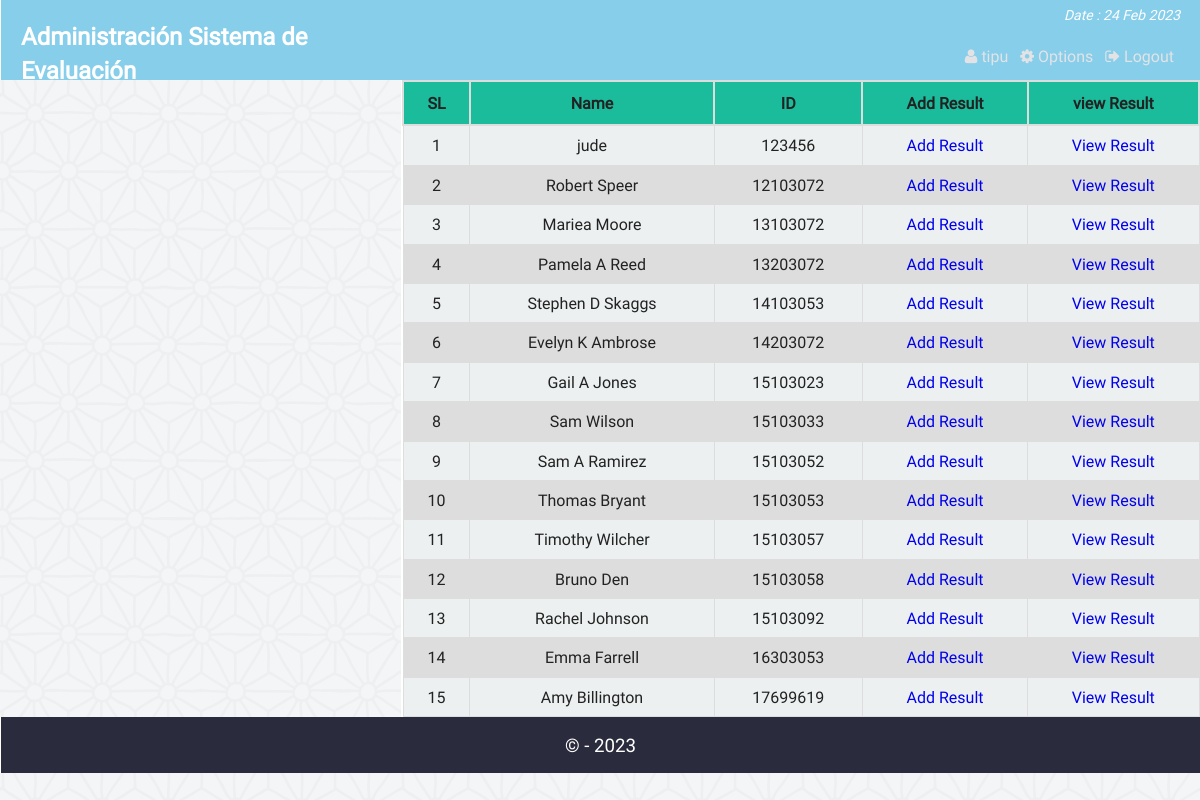
The app's page /st_result.php (signed in) with its own data.
### tables this page shows
CREATE TABLE `st_info` (
  `st_id` INTEGER,
  `name` varchar(100) NOT NULL,
   `lastname` VARCHAR(100),
   `cedula` VARCHAR(10), 
   `titulo` VARCHAR(500),
   `cargo` VARCHAR(500),
   `estado` integer,
  `password` varchar(32) NOT NULL,
  `email` varchar(50) NOT NULL,
  `bday` date NOT NULL,
  `program` varchar(10) NOT NULL,
  `contact` varchar(20) NOT NULL,
  `gender` varchar(10) NOT NULL,
  `address` varchar(255) NOT NULL,
  `img` varchar(255) DEFAULT NULL
   
);

### php/functions.php (called while the page is built, shortened)
<?php
class login_registration_class{
	public function get_all_student(){
		global $conn;
		$sql = "select * from st_info order by st_id ASC";
		$query = $conn->query($sql);
		return $query;
	}
};
?>

### st_result.php (the view, shortened to what this page needs)
<?php
	require "php/config.php";
	require_once "php/functions.php";
	$user = new login_registration_class();
?>
<?php
include "php/headertop_admin.php";
?>
<div class="all_student fix">
		<table class="tab_one" style="text-align:center;">
			<tr>
				<th style="text-align:center;">SL</th>
				<th style="text-align:center;">Name</th>
				<th style="text-align:center;">ID</th>
				<th style="text-align:center;">Add Result</th>
				<th style="text-align:center;">view Result</th>
			</tr>
			<?php
			$i=0;
				$alluser = $user->get_all_student();
				while($rows = $alluser->fetch_assoc()){
				$i++;
		?>
			<tr>
				<td><?php echo $i;?></td>
				<td><?php echo $rows['name'];?></td>
				<td><?php echo $rows['st_id'];?></td>
				<td><a href="add_result.php?ar=<?php echo $rows['st_id']; ?>&vn=<?php echo $rows['name'];?>">Add Result</a></td>
				<td><a href="view_result.php?vr=<?php echo $rows['st_id']; ?>&vn=<?php echo $rows['name'];?>">View Result</a></td>
			</tr>
			<?php } ?>
		</table>
</div>
<?php include "php/footerbottom.php";?>

### css/main.css (style rules this page uses)
html { color: #222; font-size: 1em; line-height: 1.4; }
a { text-decoration:none; }
.fix { overflow:hidden; }
body { font-family:roboto !important; background:url(../img/ptrn.png) repeat fixed; }
.st_reg th, td { padding: 8px; }
table.tab_one { width:100%; }
table.tab_one th { background:#1abc9c; padding:10px; font-weight:bold; text-align:left; }
table.tab_one td { border:1px solid #ddd; padding:8px; }
table.tab_one td a { text-decoration:none; }
table.tab_one tr:nth-child(odd) { background:#ddd; }
table.tab_one tr:nth-child(even) { background:#ecf0f1; }
.all_student { min-height:450px; }
table.att_tab tr,td,th { border:2px solid #ddd; border-collapse:collapse; padding:8px; }

### records on screen
st_info: name "jude", st_id "123456"
st_info: name "Robert Speer", st_id "12103072"
st_info: name "Mariea Moore", st_id "13103072"
st_info: name "Pamela A Reed", st_id "13203072"
st_info: name "Stephen D Skaggs", st_id "14103053"
st_info: name "Evelyn K Ambrose", st_id "14203072"
st_info: name "Gail A Jones", st_id "15103023"
st_info: name "Sam Wilson", st_id "15103033"
st_info: name "Sam A Ramirez", st_id "15103052"
st_info: name "Thomas Bryant", st_id "15103053"
st_info: name "Timothy Wilcher", st_id "15103057"
st_info: name "Bruno Den", st_id "15103058"
st_info: name "Rachel Johnson", st_id "15103092"
st_info: name "Emma Farrell", st_id "16303053"
st_info: name "Amy Billington", st_id "17699619"

### other values on screen
$admin_name "tipu"
